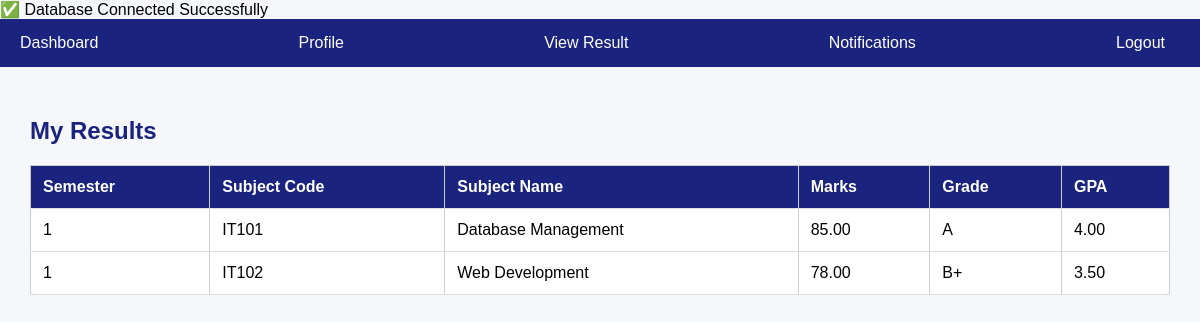
The page /student/stu_viewresult.php (signed in) on the database its author committed.
### tables this page shows
CREATE TABLE `results` (
  `result_id` int(11) NOT NULL,
  `student_id` int(11) DEFAULT NULL,
  `subject_id` int(11) DEFAULT NULL,
  `marks` decimal(5,2) DEFAULT NULL,
  `grade` varchar(5) DEFAULT NULL,
  `gpa` decimal(3,2) DEFAULT NULL,
  `semester` int(11) DEFAULT NULL,
  `published_date` timestamp NOT NULL DEFAULT current_timestamp()
);

CREATE TABLE `subjects` (
  `subject_id` int(11) NOT NULL,
  `subject_code` varchar(20) NOT NULL,
  `subject_name` varchar(100) NOT NULL,
  `course_id` int(11) DEFAULT NULL,
  `semester` int(11) DEFAULT NULL
);

### student/stu_viewresult.php (the view, shortened to what this page needs)
 <?php
include("../admin/db/db.php");
$student_id = $_SESSION['student_id'];
$query = "
SELECT r.*, s.subject_name, s.subject_code
FROM results r
JOIN subjects s ON r.subject_id = s.subject_id
WHERE r.student_id='$student_id'
ORDER BY r.semester ASC
";
$res = mysqli_query($conn, $query);
?>
<!DOCTYPE html>
<html>
<head>
    <link rel="stylesheet" href="css/style.css">
</head>
<body>
<div class="navbar">
    <a href="dashboard.php">Dashboard</a>
    <a href="stu_viewprofile.php">Profile</a>
    <a href="stu_viewresult.php">View Result</a>
    <a href="stu_notification.php">Notifications</a>
    <a href="logout.php" style="float:right;">Logout</a>
</div>
<div class="content">
    <h2>My Results</h2>
    <table>
        <tr>
            <th>Semester</th>
            <th>Subject Code</th>
            <th>Subject Name</th>
            <th>Marks</th>
            <th>Grade</th>
            <th>GPA</th>
        </tr>
        <?php while($row = mysqli_fetch_assoc($res)){ ?>
        <tr>
            <td><?php echo $row['semester']; ?></td>
            <td><?php echo $row['subject_code']; ?></td>
            <td><?php echo $row['subject_name']; ?></td>
            <td><?php echo $row['marks']; ?></td>
            <td><?php echo $row['grade']; ?></td>
            <td><?php echo $row['gpa']; ?></td>
        </tr>
        <?php } ?>
    </table>
</div>
</body>
</html>

### student/css/style.css (style rules this page uses)
body { font-family: Arial, sans-serif; margin: 0; background: #f5f6fa; }
.navbar { background: #2e86de; color: white; display: flex; justify-content: space-between; align-items: center; padding: 12px 40px; }
body { font-family: Arial, sans-serif; background: #f0f2f5; margin: 0; }
.navbar { background: #004aad; padding: 10px; }
.navbar a { color: white; text-decoration: none; margin-right: 15px; }
.content { padding: 20px; }
table { width: 80%; margin: 20px auto; border-collapse: collapse; background: white; }
table, th, td { border: 1px solid #ccc; padding: 10px; }
body { font-family: Arial, sans-serif; background-color: #f6f7fb; margin: 0; padding: 0; }
.navbar { background-color: #1a237e; padding: 15px 20px; display: flex; }
.navbar a { color: #fff; margin-right: 15px; text-decoration: none; }
.content { padding: 30px; }
h2 { color: #1a237e; margin-bottom: 20px; }
table { width: 100%; border-collapse: collapse; margin-top: 15px; background: #fff; border-radius: 10px; }
th, td { padding: 12px; border-bottom: 1px solid #ddd; text-align: left; }
th { background-color: #1a237e; color: #fff; }

### rows shown on the page
results: semester "1", subject.subject_code "IT101", subject.subject_name "Database Management", marks "85.00", grade "A", gpa "4.00"
results: semester "1", subject.subject_code "IT102", subject.subject_name "Web Development", marks "78.00", grade "B+", gpa "3.50"
